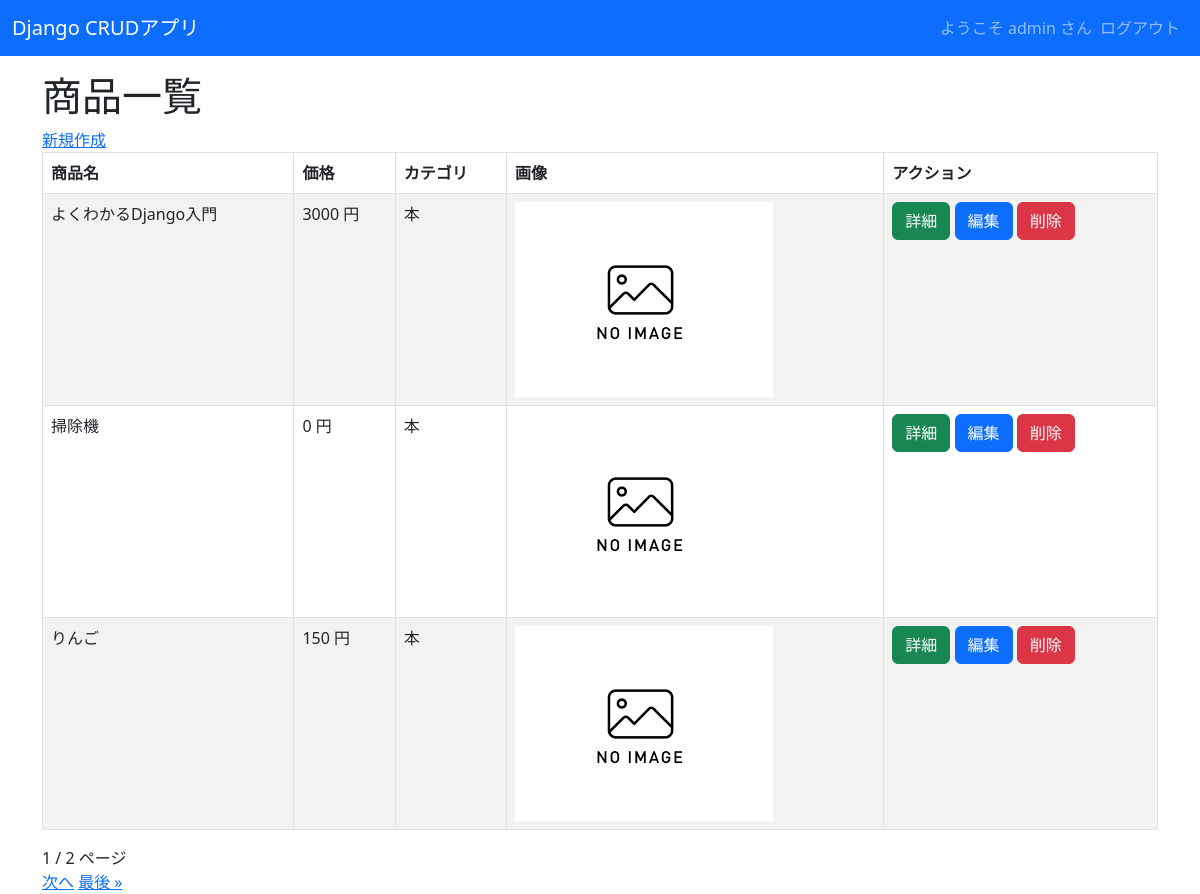
Screenshot of /crud/ (signed in) with the database file from the repository.
### crud/models.py (models this page shows, shortened)
class Product(models.Model):
    name = models.CharField(max_length=200)
    price = models.PositiveIntegerField()
    category = models.ForeignKey(Category, on_delete=models.CASCADE)
    img = models.ImageField(blank=True, default='noImage.png')

class Category(models.Model):
     name = models.CharField(max_length=200)
     def __str__(self):
         return self.name

### crud/views.py (the view)
# urls.py: path('crud/', views.ProductListView.as_view(), name="list"),
class ProductListView(LoginRequiredMixin, ListView):
    model = Product
    paginate_by = 3

### crud/templates/crud/product_list.html (shortened to what this page needs)
{% extends "base.html" %}
{% block content %}
<h1>商品一覧</h1>
<a href="{% url 'new' %}">新規作成</a>
<table class="table table-striped table-hover table-bordered">
    <thead>
        <tr>
            <th>商品名</th>
            <th>価格</th>
            <th>カテゴリ</th>
            <th>画像</th>
            <th>アクション</th>
        </tr>
    </thead>
    {% for product in object_list %}
    <tr>
        <td>{{ product.name }}</td>
        <td>{{ product.price }} 円</td>
        <td>{{ product.category }}</td>
        <td><img src="{{ product.img.url }}" ;style="width:100px height:auto;"></td>
        <td>
            <button class="btn btn-success" onclick=location.href='{% url 'detail' pk=product.pk %}'>詳細</button>
            <button class="btn btn-primary" onclick=location.href='{% url 'edit' pk=product.pk %}'>編集</button>
            <button class="btn btn-danger" onclick=location.href='{% url 'delete' pk=product.pk %}'>削除</button>
        </td>
    </tr>
    {% endfor %}
</table>
{{ page_obj.number }} / {{ page_obj.paginator.num_pages }} ページ<br>
{% if page_obj.has_next %}
<a href="?page={{ page_obj.next_page_number }}">次へ</a>
<a href="?page={{ page_obj.paginator.num_pages }}">最後 &raquo;</a>
{% endif %}
{% endblock %}

### crud/templates/base.html (shortened to what this page needs)
<!DOCTYPE html>
<html lang="ja">
<head>
    <link href="https://cdn.jsdelivr.net/npm/bootstrap@5.3.0-alpha3/dist/css/bootstrap.min.css" rel="stylesheet">
</head>
<body>
  <nav class="navbar navbar-expand-lg navbar-dark bg-primary" style="margin-bottom: 1rem;">
    <div class="container-fluid">
        <a class="navbar-brand" href="{% url 'list' %}">Django CRUDアプリ</a>
        <div class="collapse navbar-collapse" id="navbarNav">
            <ul class="navbar-nav ms-auto">
                {% if request.user.is_authenticated %}
                <span class="navbar-text">
                    ようこそ {{ user.get_username }} さん
                </span>
                <li class="nav-item">
                    <form action="{% url 'logout' %}" method="post">
                        <input class="nav-link" type="submit" value="ログアウト">
                    </form>
                </li>
                {% else %}
                <li class="nav-item">
                    <a class="nav-link" href="{% url 'login' %}">ログイン</a>
                </li>
                {% endif %}
            </ul>
        </div>
    </div>
</nav>
<div class="container">
    {% block content %}{% endblock %}
</div>
</body>
</html>

### rows the page displays
Product: name "よくわかるDjango入門", price "3000", category "本", img (placeholder picture)
Product: name "掃除機", price "0", category "本", img (placeholder picture)
Product: name "りんご", price "150", category "本", img (placeholder picture)

### other values shown
{{ user.get_username }} "admin"
{{ page_obj.number }} "1"
{{ page_obj.paginator.num_pages }} "2"
